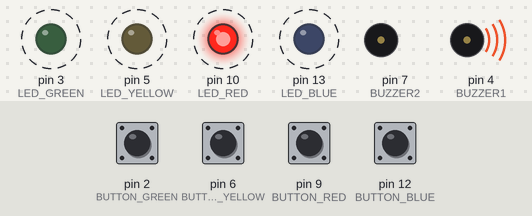
Bench run of a sketch on a simulated Arduino Uno, built with avr-gcc and run on an emulated ATmega328P. Parts: output pins drawn as LEDs (lit = HIGH), buzzer (waves = sounding, pin HIGH). Dashed ring = blinking. The inputs (shaded band) are chosen by the test bench; at power-on: pin 2 (BUTTON_GREEN), pin 6 (BUTTON_YELLOW), pin 9 (BUTTON_RED), pin 12 (BUTTON_BLUE) HIGH. Random numbers use the default seed unless the sketch sets one.

Above: at 1.97 s.
2.0 s: pin 2 (BUTTON_GREEN) pulled LOW for 0.15 s
At 2.4 s:
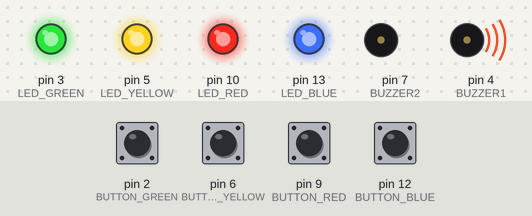
At 4.2 s:
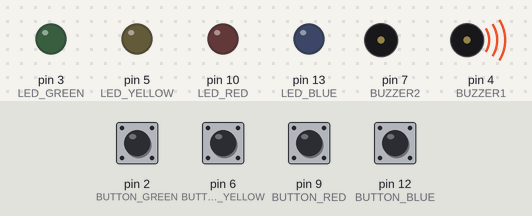
5.0 s: pin 6 (BUTTON_YELLOW) pulled LOW for 0.15 s
8.0 s: pin 9 (BUTTON_RED) pulled LOW for 0.15 s
At 9.42 s:
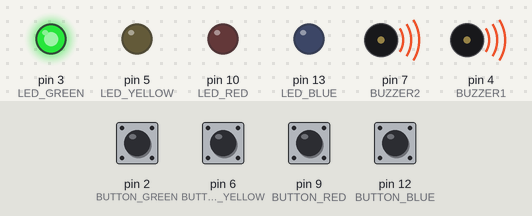
11.0 s: pin 12 (BUTTON_BLUE) pulled LOW for 0.15 s
14.0 s: pin 12 (BUTTON_BLUE) pulled LOW for 1 s
At 15.42 s:
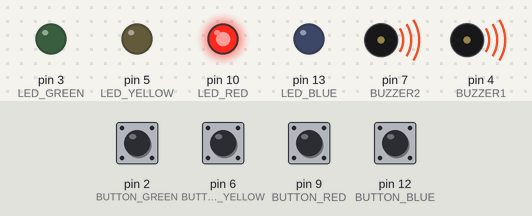
17.0 s: pin 9 (BUTTON_RED) pulled LOW for 1 s
Timing chart, 0 to 23.9 s (numbered marks = the images above; inputs shaded):
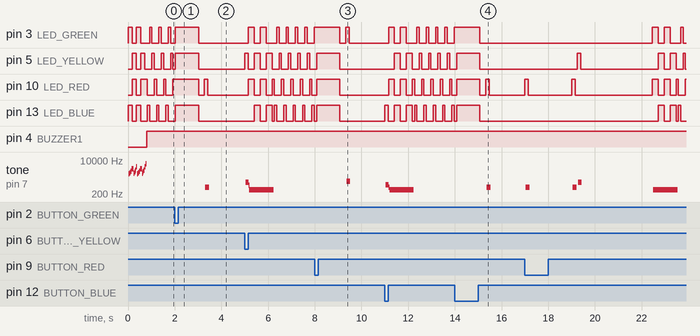

The sketch:

game.ino
```cpp
#define CHOICE_OFF      0
#define CHOICE_NONE     0

#define CHOICE_RED  (1 << 0)

#define CHOICE_GREEN    (1 << 1)

#define CHOICE_BLUE (1 << 2)

#define CHOICE_YELLOW   (1 << 3)


#define LED_RED     10

#define LED_GREEN   3

#define LED_BLUE    13

#define LED_YELLOW  5


#define BUTTON_RED    9

#define BUTTON_GREEN  2

#define BUTTON_BLUE   12

#define BUTTON_YELLOW 6


#define BUZZER1  4

#define BUZZER2  7


#define ROUNDS_TO_WIN      13
#define ENTRY_TIME_LIMIT   3000


#define MODE_MEMORY  0

#define MODE_BATTLE  1

#define MODE_BEEGEES 2


byte gameMode = MODE_MEMORY;

byte gameBoard[32];
byte gameRound = 0;

void setup()

{


  pinMode(BUTTON_RED, INPUT_PULLUP);

  pinMode(BUTTON_GREEN, INPUT_PULLUP);

  pinMode(BUTTON_BLUE, INPUT_PULLUP);

  pinMode(BUTTON_YELLOW, INPUT_PULLUP);


  pinMode(LED_RED, OUTPUT);

  pinMode(LED_GREEN, OUTPUT);

  pinMode(LED_BLUE, OUTPUT);

  pinMode(LED_YELLOW, OUTPUT);


  pinMode(BUZZER1, OUTPUT);

  pinMode(BUZZER2, OUTPUT);


  gameMode = MODE_MEMORY;

  if (checkButton() == CHOICE_GREEN)

  {

    gameMode = MODE_BATTLE;


    setLEDs(CHOICE_GREEN);

    toner(CHOICE_GREEN, 150);


    setLEDs(CHOICE_RED | CHOICE_BLUE | CHOICE_YELLOW);


    while(checkButton() != CHOICE_NONE) ;


  }


  play_winner();

}


void loop()

{

  attractMode();


  setLEDs(CHOICE_RED | CHOICE_GREEN | CHOICE_BLUE | CHOICE_YELLOW);
  delay(1000);

  setLEDs(CHOICE_OFF);

  delay(250);


  if (gameMode == MODE_MEMORY)

  {


    if (play_memory() == true)

      play_winner();
    else

      play_loser();

  }


}


boolean play_memory(void)

{

  randomSeed(millis());


  gameRound = 0;


  while (gameRound < ROUNDS_TO_WIN)

  {

    add_to_moves();


    playMoves();

    for (byte currentMove = 0 ; currentMove < gameRound ; currentMove++)

    {

      byte choice = wait_for_button();

      if (choice == 0) return false;


      if (choice != gameBoard[currentMove]) return false;

    }


    delay(1000);

  }


  return true;
}


void playMoves(void)

{

  for (byte currentMove = 0 ; currentMove < gameRound ; currentMove++)

  {

    toner(gameBoard[currentMove], 150);


    delay(75); // 150 works well. 75 gets fast.

  }

}


void add_to_moves(void)

{

  byte newButton = random(0, 4);


  if(newButton == 0) newButton = CHOICE_RED;

  else if(newButton == 1) newButton = CHOICE_GREEN;

  else if(newButton == 2) newButton = CHOICE_BLUE;

  else if(newButton == 3) newButton = CHOICE_YELLOW;


  gameBoard[gameRound++] = newButton;

}


void setLEDs(byte leds)

{

  if ((leds & CHOICE_RED) != 0)

    digitalWrite(LED_RED, HIGH);

  else

    digitalWrite(LED_RED, LOW);


  if ((leds & CHOICE_GREEN) != 0)

    digitalWrite(LED_GREEN, HIGH);

  else

    digitalWrite(LED_GREEN, LOW);


  if ((leds & CHOICE_BLUE) != 0)

    digitalWrite(LED_BLUE, HIGH);

  else

    digitalWrite(LED_BLUE, LOW);


  if ((leds & CHOICE_YELLOW) != 0)

    digitalWrite(LED_YELLOW, HIGH);

  else

    digitalWrite(LED_YELLOW, LOW);

}


byte wait_for_button(void)

{

  long startTime = millis();


  while ( (millis() - startTime) < ENTRY_TIME_LIMIT)

  {

    byte button = checkButton();


    if (button != CHOICE_NONE)

    {

      toner(button, 150);


      while(checkButton() != CHOICE_NONE) ;

      delay(10);


      return button;

    }


  }


  return CHOICE_NONE;
}


byte checkButton(void)

{

  if (digitalRead(BUTTON_RED) == 0) return(CHOICE_RED);

  else if (digitalRead(BUTTON_GREEN) == 0) return(CHOICE_GREEN);

  else if (digitalRead(BUTTON_BLUE) == 0) return(CHOICE_BLUE);

  else if (digitalRead(BUTTON_YELLOW) == 0) return(CHOICE_YELLOW);


  return(CHOICE_NONE);
}


void toner(byte which, int buzz_length_ms)

{

  setLEDs(which);


  switch(which)

  {

  case CHOICE_RED:

    buzz_sound(buzz_length_ms, 1136);

    break;

  case CHOICE_GREEN:

    buzz_sound(buzz_length_ms, 568);

    break;

  case CHOICE_BLUE:

    buzz_sound(buzz_length_ms, 851);

    break;

  case CHOICE_YELLOW:

    buzz_sound(buzz_length_ms, 638);

    break;

  }


  setLEDs(CHOICE_OFF);

}


void buzz_sound(int buzz_length_ms, int buzz_delay_us)

{


  long buzz_length_us = buzz_length_ms * (long)1000;


  while (buzz_length_us > (buzz_delay_us * 2))

  {

    buzz_length_us -= buzz_delay_us * 2;


    digitalWrite(BUZZER1, LOW);

    digitalWrite(BUZZER2, HIGH);

    delayMicroseconds(buzz_delay_us);


    digitalWrite(BUZZER1, HIGH);

    digitalWrite(BUZZER2, LOW);

    delayMicroseconds(buzz_delay_us);

  }

}

void play_winner(void)

{

  setLEDs(CHOICE_GREEN | CHOICE_BLUE);

  winner_sound();

  setLEDs(CHOICE_RED | CHOICE_YELLOW);

  winner_sound();

  setLEDs(CHOICE_GREEN | CHOICE_BLUE);

  winner_sound();

  setLEDs(CHOICE_RED | CHOICE_YELLOW);

  winner_sound();

}


void winner_sound(void)

{


  for (byte x = 250 ; x > 70 ; x--)

  {

    for (byte y = 0 ; y < 3 ; y++)

    {

      digitalWrite(BUZZER2, HIGH);

      digitalWrite(BUZZER1, LOW);

      delayMicroseconds(x);


      digitalWrite(BUZZER2, LOW);

      digitalWrite(BUZZER1, HIGH);

      delayMicroseconds(x);

    }

  }

}


void play_loser(void)

{

  setLEDs(CHOICE_RED | CHOICE_GREEN);

  buzz_sound(255, 1500);


  setLEDs(CHOICE_BLUE | CHOICE_YELLOW);

  buzz_sound(255, 1500);


  setLEDs(CHOICE_RED | CHOICE_GREEN);

  buzz_sound(255, 1500);


  setLEDs(CHOICE_BLUE | CHOICE_YELLOW);

  buzz_sound(255, 1500);

}


void attractMode(void)

{

  while(1)

  {

    setLEDs(CHOICE_RED);

    delay(100);

    if (checkButton() != CHOICE_NONE) return;


    setLEDs(CHOICE_BLUE);

    delay(100);

    if (checkButton() != CHOICE_NONE) return;


    setLEDs(CHOICE_GREEN);

    delay(100);

    if (checkButton() != CHOICE_NONE) return;


    setLEDs(CHOICE_YELLOW);

    delay(100);

    if (checkButton() != CHOICE_NONE) return;

  }

}
```

Measured:
- after the input at 2.0 s, tone on pin 7 (BUZZER2): silent → 437 Hz after 1.3 s, → silent 0.16 s later
- after the input at 8.0 s, tone on pin 7 (BUZZER2): silent → 870 Hz after 1.4 s, → silent 0.16 s later
- after the input at 14.0 s, tone on pin 7 (BUZZER2): silent → 437 Hz after 1.4 s, → silent 0.16 s later
- by itself, tone on pin 7 (BUZZER2): plays 2059 Hz for 0.04 s, 2342 Hz for 0.04 s, 2790 Hz for 0.04 s, 3671 Hz for 0.04 s, 3612 Hz for 0.04 s, 2183 Hz for 0.04 s … (19 notes in this stretch)
